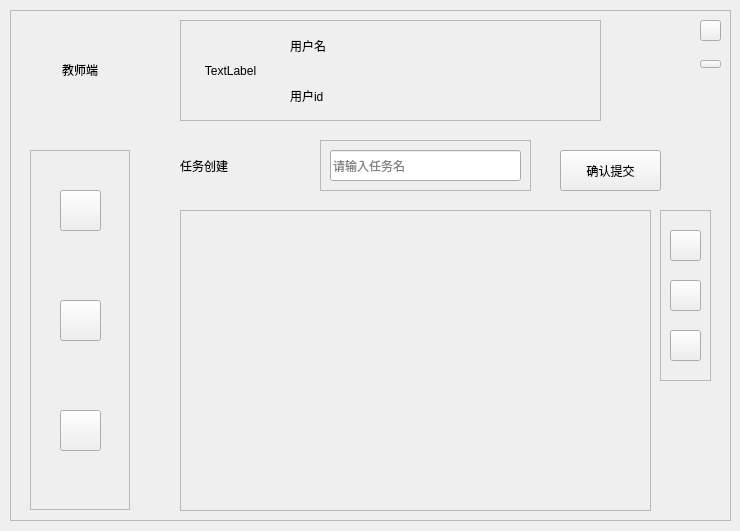
<?xml version="1.0" encoding="UTF-8"?>
<ui version="4.0">
 <class>teacher_main</class>
 <widget class="QWidget" name="teacher_main">
  <property name="geometry">
   <rect>
    <x>0</x>
    <y>0</y>
    <width>740</width>
    <height>531</height>
   </rect>
  </property>
  <property name="windowTitle">
   <string>Form</string>
  </property>
  <widget class="QFrame" name="teacher_frame">
   <property name="geometry">
    <rect>
     <x>10</x>
     <y>10</y>
     <width>721</width>
     <height>511</height>
    </rect>
   </property>
   <property name="frameShape">
    <enum>QFrame::StyledPanel</enum>
   </property>
   <property name="frameShadow">
    <enum>QFrame::Raised</enum>
   </property>
   <widget class="QFrame" name="info_frame">
    <property name="geometry">
     <rect>
      <x>170</x>
      <y>10</y>
      <width>421</width>
      <height>101</height>
     </rect>
    </property>
    <property name="frameShape">
     <enum>QFrame::StyledPanel</enum>
    </property>
    <property name="frameShadow">
     <enum>QFrame::Raised</enum>
    </property>
    <widget class="QLabel" name="label">
     <property name="geometry">
      <rect>
       <x>10</x>
       <y>10</y>
       <width>81</width>
       <height>81</height>
      </rect>
     </property>
     <property name="text">
      <string>TextLabel</string>
     </property>
     <property name="alignment">
      <set>Qt::AlignCenter</set>
     </property>
    </widget>
    <widget class="QLabel" name="label_user_name">
     <property name="geometry">
      <rect>
       <x>110</x>
       <y>10</y>
       <width>261</width>
       <height>31</height>
      </rect>
     </property>
     <property name="text">
      <string>用户名</string>
     </property>
    </widget>
    <widget class="QLabel" name="label_user_id">
     <property name="geometry">
      <rect>
       <x>110</x>
       <y>60</y>
       <width>261</width>
       <height>31</height>
      </rect>
     </property>
     <property name="text">
      <string>用户id</string>
     </property>
    </widget>
   </widget>
   <widget class="QFrame" name="btn_frame">
    <property name="geometry">
     <rect>
      <x>20</x>
      <y>140</y>
      <width>100</width>
      <height>360</height>
     </rect>
    </property>
    <property name="frameShape">
     <enum>QFrame::StyledPanel</enum>
    </property>
    <property name="frameShadow">
     <enum>QFrame::Raised</enum>
    </property>
    <widget class="QPushButton" name="info_btn">
     <property name="geometry">
      <rect>
       <x>30</x>
       <y>40</y>
       <width>41</width>
       <height>41</height>
      </rect>
     </property>
     <property name="toolTip">
      <string>个人信息</string>
     </property>
     <property name="text">
      <string/>
     </property>
    </widget>
    <widget class="QPushButton" name="class_btn">
     <property name="geometry">
      <rect>
       <x>30</x>
       <y>150</y>
       <width>41</width>
       <height>41</height>
      </rect>
     </property>
     <property name="toolTip">
      <string>班级</string>
     </property>
     <property name="text">
      <string/>
     </property>
    </widget>
    <widget class="QPushButton" name="setting_btn">
     <property name="geometry">
      <rect>
       <x>30</x>
       <y>260</y>
       <width>41</width>
       <height>41</height>
      </rect>
     </property>
     <property name="toolTip">
      <string>设置</string>
     </property>
     <property name="text">
      <string/>
     </property>
    </widget>
   </widget>
   <widget class="QPushButton" name="min_button">
    <property name="geometry">
     <rect>
      <x>690</x>
      <y>50</y>
      <width>21</width>
      <height>8</height>
     </rect>
    </property>
    <property name="text">
     <string/>
    </property>
   </widget>
   <widget class="QPushButton" name="close_button">
    <property name="geometry">
     <rect>
      <x>690</x>
      <y>10</y>
      <width>21</width>
      <height>21</height>
     </rect>
    </property>
    <property name="text">
     <string/>
    </property>
   </widget>
   <widget class="QStackedWidget" name="stackedWidget">
    <property name="geometry">
     <rect>
      <x>160</x>
      <y>130</y>
      <width>551</width>
      <height>381</height>
     </rect>
    </property>
    <property name="currentIndex">
     <number>4</number>
    </property>
    <widget class="QWidget" name="teacher_info_page">
     <widget class="QFrame" name="detail_frame">
      <property name="geometry">
       <rect>
        <x>10</x>
        <y>10</y>
        <width>531</width>
        <height>361</height>
       </rect>
      </property>
      <property name="frameShape">
       <enum>QFrame::StyledPanel</enum>
      </property>
      <property name="frameShadow">
       <enum>QFrame::Raised</enum>
      </property>
      <widget class="QWidget" name="layoutWidget">
       <property name="geometry">
        <rect>
         <x>10</x>
         <y>10</y>
         <width>511</width>
         <height>341</height>
        </rect>
       </property>
       <layout class="QVBoxLayout" name="verticalLayout">
        <item>
         <layout class="QGridLayout" name="gridLayout">
          <item row="0" column="0">
           <widget class="QLabel" name="label_4">
            <property name="text">
             <string>姓名：小明他王叔叔</string>
            </property>
           </widget>
          </item>
          <item row="0" column="2" rowspan="3">
           <widget class="QLabel" name="label_12">
            <property name="text">
             <string>一些图片</string>
            </property>
            <property name="alignment">
             <set>Qt::AlignCenter</set>
            </property>
           </widget>
          </item>
          <item row="1" column="0">
           <widget class="QLabel" name="label_5">
            <property name="text">
             <string>年龄：18</string>
            </property>
           </widget>
          </item>
          <item row="1" column="1">
           <spacer name="horizontalSpacer">
            <property name="orientation">
             <enum>Qt::Vertical</enum>
            </property>
            <property name="sizeType">
             <enum>QSizePolicy::Preferred</enum>
            </property>
            <property name="sizeHint" stdset="0">
             <size>
              <width>20</width>
              <height>40</height>
             </size>
            </property>
           </spacer>
          </item>
          <item row="2" column="0">
           <widget class="QLabel" name="label_7">
            <property name="text">
             <string>性别：沃尔玛购物袋</string>
            </property>
           </widget>
          </item>
         </layout>
        </item>
        <item>
         <layout class="QGridLayout" name="gridLayout_2">
          <item row="0" column="0">
           <widget class="QLabel" name="label_8">
            <property name="text">
             <string>电话号码：110</string>
            </property>
           </widget>
          </item>
          <item row="0" column="1" rowspan="3">
           <widget class="QLabel" name="label_11">
            <property name="text">
             <string>备注：你无敌了孩子</string>
            </property>
            <property name="alignment">
             <set>Qt::AlignLeading|Qt::AlignLeft|Qt::AlignTop</set>
            </property>
           </widget>
          </item>
          <item row="1" column="0">
           <widget class="QLabel" name="label_9">
            <property name="text">
             <string>对战积分：1000</string>
            </property>
           </widget>
          </item>
          <item row="2" column="0">
           <widget class="QLabel" name="label_10">
            <property name="text">
             <string>学校：北京邮电大学包子铺</string>
            </property>
           </widget>
          </item>
         </layout>
        </item>
       </layout>
      </widget>
     </widget>
    </widget>
    <widget class="QWidget" name="class_page">
     <widget class="QScrollArea" name="scrollArea_class">
      <property name="geometry">
       <rect>
        <x>20</x>
        <y>20</y>
        <width>461</width>
        <height>351</height>
       </rect>
      </property>
      <property name="verticalScrollBarPolicy">
       <enum>Qt::ScrollBarAlwaysOff</enum>
      </property>
      <property name="horizontalScrollBarPolicy">
       <enum>Qt::ScrollBarAlwaysOff</enum>
      </property>
      <property name="widgetResizable">
       <bool>true</bool>
      </property>
      <widget class="QWidget" name="class_contents">
       <property name="geometry">
        <rect>
         <x>0</x>
         <y>0</y>
         <width>459</width>
         <height>349</height>
        </rect>
       </property>
       <widget class="QLabel" name="class_label">
        <property name="geometry">
         <rect>
          <x>150</x>
          <y>150</y>
          <width>141</width>
          <height>51</height>
         </rect>
        </property>
        <property name="text">
         <string>暂未创建班级</string>
        </property>
        <property name="alignment">
         <set>Qt::AlignCenter</set>
        </property>
       </widget>
      </widget>
     </widget>
     <widget class="QPushButton" name="class_add_btn">
      <property name="geometry">
       <rect>
        <x>500</x>
        <y>20</y>
        <width>31</width>
        <height>31</height>
       </rect>
      </property>
      <property name="text">
       <string/>
      </property>
     </widget>
    </widget>
    <widget class="QWidget" name="class_detail_page">
     <property name="toolTipDuration">
      <number>-7</number>
     </property>
     <widget class="QFrame" name="class_detail_contents">
      <property name="geometry">
       <rect>
        <x>10</x>
        <y>10</y>
        <width>521</width>
        <height>361</height>
       </rect>
      </property>
      <property name="frameShape">
       <enum>QFrame::StyledPanel</enum>
      </property>
      <property name="frameShadow">
       <enum>QFrame::Raised</enum>
      </property>
      <widget class="QLabel" name="label_teacher_name">
       <property name="geometry">
        <rect>
         <x>29</x>
         <y>60</y>
         <width>171</width>
         <height>40</height>
        </rect>
       </property>
       <property name="text">
        <string>teacher name</string>
       </property>
      </widget>
      <widget class="QScrollArea" name="student_scroll">
       <property name="geometry">
        <rect>
         <x>20</x>
         <y>120</y>
         <width>481</width>
         <height>231</height>
        </rect>
       </property>
       <property name="widgetResizable">
        <bool>true</bool>
       </property>
       <widget class="QWidget" name="student_display">
        <property name="geometry">
         <rect>
          <x>0</x>
          <y>0</y>
          <width>479</width>
          <height>229</height>
         </rect>
        </property>
       </widget>
      </widget>
      <widget class="QLabel" name="label_class_name">
       <property name="geometry">
        <rect>
         <x>29</x>
         <y>20</y>
         <width>171</width>
         <height>40</height>
        </rect>
       </property>
       <property name="text">
        <string>class name</string>
       </property>
      </widget>
      <widget class="QLabel" name="label_student_number">
       <property name="geometry">
        <rect>
         <x>220</x>
         <y>20</y>
         <width>80</width>
         <height>80</height>
        </rect>
       </property>
       <property name="text">
        <string>学生人数:
42人</string>
       </property>
       <property name="alignment">
        <set>Qt::AlignCenter</set>
       </property>
      </widget>
      <widget class="QFrame" name="div_line">
       <property name="geometry">
        <rect>
         <x>0</x>
         <y>110</y>
         <width>500</width>
         <height>2</height>
        </rect>
       </property>
       <property name="frameShape">
        <enum>QFrame::StyledPanel</enum>
       </property>
       <property name="frameShadow">
        <enum>QFrame::Raised</enum>
       </property>
      </widget>
      <widget class="QPushButton" name="btn_del_class">
       <property name="geometry">
        <rect>
         <x>410</x>
         <y>40</y>
         <width>90</width>
         <height>40</height>
        </rect>
       </property>
       <property name="toolTip">
        <string>个人信息</string>
       </property>
       <property name="text">
        <string>销毁班级</string>
       </property>
      </widget>
      <widget class="QPushButton" name="btn_view_task">
       <property name="geometry">
        <rect>
         <x>310</x>
         <y>40</y>
         <width>90</width>
         <height>40</height>
        </rect>
       </property>
       <property name="toolTip">
        <string>个人信息</string>
       </property>
       <property name="text">
        <string>管理任务</string>
       </property>
      </widget>
     </widget>
    </widget>
    <widget class="QWidget" name="class_task_page">
     <widget class="QScrollArea" name="scrollArea_task">
      <property name="geometry">
       <rect>
        <x>10</x>
        <y>70</y>
        <width>471</width>
        <height>301</height>
       </rect>
      </property>
      <property name="verticalScrollBarPolicy">
       <enum>Qt::ScrollBarAlwaysOff</enum>
      </property>
      <property name="horizontalScrollBarPolicy">
       <enum>Qt::ScrollBarAlwaysOff</enum>
      </property>
      <property name="widgetResizable">
       <bool>true</bool>
      </property>
      <widget class="QWidget" name="task_contents">
       <property name="geometry">
        <rect>
         <x>0</x>
         <y>0</y>
         <width>469</width>
         <height>299</height>
        </rect>
       </property>
       <widget class="QLabel" name="task_label">
        <property name="geometry">
         <rect>
          <x>160</x>
          <y>140</y>
          <width>171</width>
          <height>31</height>
         </rect>
        </property>
        <property name="text">
         <string>暂无任务</string>
        </property>
        <property name="alignment">
         <set>Qt::AlignCenter</set>
        </property>
       </widget>
      </widget>
     </widget>
     <widget class="QLabel" name="label_class_of_task">
      <property name="geometry">
       <rect>
        <x>10</x>
        <y>10</y>
        <width>261</width>
        <height>51</height>
       </rect>
      </property>
      <property name="text">
       <string>班级： xxx的任务列表</string>
      </property>
      <property name="alignment">
       <set>Qt::AlignLeading|Qt::AlignLeft|Qt::AlignVCenter</set>
      </property>
     </widget>
     <widget class="QFrame" name="btn_frame_4">
      <property name="geometry">
       <rect>
        <x>490</x>
        <y>70</y>
        <width>51</width>
        <height>121</height>
       </rect>
      </property>
      <property name="frameShape">
       <enum>QFrame::StyledPanel</enum>
      </property>
      <property name="frameShadow">
       <enum>QFrame::Raised</enum>
      </property>
      <widget class="QPushButton" name="btn_add_task">
       <property name="geometry">
        <rect>
         <x>10</x>
         <y>20</y>
         <width>31</width>
         <height>31</height>
        </rect>
       </property>
       <property name="text">
        <string/>
       </property>
      </widget>
      <widget class="QPushButton" name="btn_return_to_detail">
       <property name="geometry">
        <rect>
         <x>10</x>
         <y>70</y>
         <width>31</width>
         <height>31</height>
        </rect>
       </property>
       <property name="text">
        <string/>
       </property>
      </widget>
     </widget>
     <zorder>btn_frame_4</zorder>
     <zorder>scrollArea_task</zorder>
     <zorder>label_class_of_task</zorder>
    </widget>
    <widget class="QWidget" name="class_create_task">
     <widget class="QScrollArea" name="word_scroll">
      <property name="geometry">
       <rect>
        <x>10</x>
        <y>70</y>
        <width>471</width>
        <height>301</height>
       </rect>
      </property>
      <property name="widgetResizable">
       <bool>true</bool>
      </property>
      <widget class="QWidget" name="word_contents">
       <property name="geometry">
        <rect>
         <x>0</x>
         <y>0</y>
         <width>469</width>
         <height>299</height>
        </rect>
       </property>
      </widget>
     </widget>
     <widget class="QLabel" name="label_create_task">
      <property name="geometry">
       <rect>
        <x>10</x>
        <y>10</y>
        <width>111</width>
        <height>31</height>
       </rect>
      </property>
      <property name="text">
       <string>任务创建</string>
      </property>
     </widget>
     <widget class="QFrame" name="btn_frame_5">
      <property name="geometry">
       <rect>
        <x>490</x>
        <y>70</y>
        <width>51</width>
        <height>171</height>
       </rect>
      </property>
      <property name="frameShape">
       <enum>QFrame::StyledPanel</enum>
      </property>
      <property name="frameShadow">
       <enum>QFrame::Raised</enum>
      </property>
      <widget class="QPushButton" name="btn_add_word">
       <property name="geometry">
        <rect>
         <x>10</x>
         <y>20</y>
         <width>31</width>
         <height>31</height>
        </rect>
       </property>
       <property name="text">
        <string/>
       </property>
      </widget>
      <widget class="QPushButton" name="btn_del_word">
       <property name="geometry">
        <rect>
         <x>10</x>
         <y>70</y>
         <width>31</width>
         <height>31</height>
        </rect>
       </property>
       <property name="text">
        <string/>
       </property>
      </widget>
      <widget class="QPushButton" name="btn_create_to_task">
       <property name="geometry">
        <rect>
         <x>10</x>
         <y>120</y>
         <width>31</width>
         <height>31</height>
        </rect>
       </property>
       <property name="text">
        <string/>
       </property>
      </widget>
     </widget>
     <widget class="QPushButton" name="btn_commit">
      <property name="geometry">
       <rect>
        <x>390</x>
        <y>10</y>
        <width>101</width>
        <height>41</height>
       </rect>
      </property>
      <property name="text">
       <string>确认提交</string>
      </property>
     </widget>
     <widget class="AcrylicFrame" name="frame">
      <property name="geometry">
       <rect>
        <x>150</x>
        <y>0</y>
        <width>211</width>
        <height>51</height>
       </rect>
      </property>
      <property name="frameShape">
       <enum>QFrame::StyledPanel</enum>
      </property>
      <property name="frameShadow">
       <enum>QFrame::Raised</enum>
      </property>
      <widget class="QLineEdit" name="lineEdit">
       <property name="geometry">
        <rect>
         <x>10</x>
         <y>10</y>
         <width>191</width>
         <height>31</height>
        </rect>
       </property>
       <property name="placeholderText">
        <string>请输入任务名</string>
       </property>
      </widget>
     </widget>
     <zorder>frame</zorder>
     <zorder>btn_frame_5</zorder>
     <zorder>word_scroll</zorder>
     <zorder>label_create_task</zorder>
     <zorder>btn_commit</zorder>
    </widget>
    <widget class="QWidget" name="task_condition_page">
     <widget class="QLabel" name="label_finish_count">
      <property name="geometry">
       <rect>
        <x>300</x>
        <y>10</y>
        <width>181</width>
        <height>41</height>
       </rect>
      </property>
      <property name="text">
       <string>当前已完成人数: </string>
      </property>
     </widget>
     <widget class="QLabel" name="label_task_name">
      <property name="geometry">
       <rect>
        <x>10</x>
        <y>10</y>
        <width>191</width>
        <height>41</height>
       </rect>
      </property>
      <property name="text">
       <string>task name:</string>
      </property>
     </widget>
     <widget class="QFrame" name="btn_frame_2">
      <property name="geometry">
       <rect>
        <x>490</x>
        <y>70</y>
        <width>51</width>
        <height>271</height>
       </rect>
      </property>
      <property name="frameShape">
       <enum>QFrame::StyledPanel</enum>
      </property>
      <property name="frameShadow">
       <enum>QFrame::Raised</enum>
      </property>
      <widget class="QPushButton" name="btn_del_task">
       <property name="geometry">
        <rect>
         <x>10</x>
         <y>220</y>
         <width>31</width>
         <height>31</height>
        </rect>
       </property>
       <property name="text">
        <string/>
       </property>
      </widget>
      <widget class="QPushButton" name="btn_condition_to_content">
       <property name="geometry">
        <rect>
         <x>10</x>
         <y>120</y>
         <width>31</width>
         <height>31</height>
        </rect>
       </property>
       <property name="text">
        <string/>
       </property>
      </widget>
      <widget class="QPushButton" name="btn_lower">
       <property name="geometry">
        <rect>
         <x>10</x>
         <y>70</y>
         <width>31</width>
         <height>31</height>
        </rect>
       </property>
       <property name="text">
        <string/>
       </property>
      </widget>
      <widget class="QPushButton" name="btn_greater">
       <property name="geometry">
        <rect>
         <x>10</x>
         <y>20</y>
         <width>31</width>
         <height>31</height>
        </rect>
       </property>
       <property name="text">
        <string/>
       </property>
      </widget>
      <widget class="QPushButton" name="btn_condition_to_task">
       <property name="geometry">
        <rect>
         <x>10</x>
         <y>170</y>
         <width>31</width>
         <height>31</height>
        </rect>
       </property>
       <property name="text">
        <string/>
       </property>
      </widget>
     </widget>
     <widget class="QTableView" name="tableView_student">
      <property name="geometry">
       <rect>
        <x>10</x>
        <y>70</y>
        <width>470</width>
        <height>300</height>
       </rect>
      </property>
     </widget>
     <zorder>btn_frame_2</zorder>
     <zorder>label_finish_count</zorder>
     <zorder>label_task_name</zorder>
     <zorder>tableView_student</zorder>
    </widget>
    <widget class="QWidget" name="task_content_page">
     <widget class="QScrollArea" name="scrollArea_task_view">
      <property name="geometry">
       <rect>
        <x>10</x>
        <y>70</y>
        <width>471</width>
        <height>301</height>
       </rect>
      </property>
      <property name="widgetResizable">
       <bool>true</bool>
      </property>
      <widget class="QWidget" name="task_view_contents">
       <property name="geometry">
        <rect>
         <x>0</x>
         <y>0</y>
         <width>469</width>
         <height>299</height>
        </rect>
       </property>
      </widget>
     </widget>
     <widget class="QFrame" name="btn_frame_3">
      <property name="geometry">
       <rect>
        <x>490</x>
        <y>70</y>
        <width>51</width>
        <height>151</height>
       </rect>
      </property>
      <property name="frameShape">
       <enum>QFrame::StyledPanel</enum>
      </property>
      <property name="frameShadow">
       <enum>QFrame::Raised</enum>
      </property>
      <widget class="QPushButton" name="btn_del_task_2">
       <property name="geometry">
        <rect>
         <x>10</x>
         <y>110</y>
         <width>31</width>
         <height>31</height>
        </rect>
       </property>
       <property name="text">
        <string/>
       </property>
      </widget>
      <widget class="QPushButton" name="btn_content_to_task">
       <property name="geometry">
        <rect>
         <x>10</x>
         <y>60</y>
         <width>31</width>
         <height>31</height>
        </rect>
       </property>
       <property name="text">
        <string/>
       </property>
      </widget>
      <widget class="QPushButton" name="btn_content_to_condition">
       <property name="geometry">
        <rect>
         <x>10</x>
         <y>10</y>
         <width>31</width>
         <height>31</height>
        </rect>
       </property>
       <property name="text">
        <string/>
       </property>
      </widget>
     </widget>
     <widget class="QLabel" name="label_task_content">
      <property name="geometry">
       <rect>
        <x>10</x>
        <y>10</y>
        <width>331</width>
        <height>31</height>
       </rect>
      </property>
      <property name="text">
       <string>任务单词总览</string>
      </property>
     </widget>
     <zorder>btn_frame_3</zorder>
     <zorder>scrollArea_task_view</zorder>
     <zorder>label_task_content</zorder>
    </widget>
    <widget class="QWidget" name="page">
     <widget class="QTableView" name="tableView">
      <property name="geometry">
       <rect>
        <x>210</x>
        <y>10</y>
        <width>171</width>
        <height>361</height>
       </rect>
      </property>
     </widget>
     <widget class="QLabel" name="label_tips">
      <property name="geometry">
       <rect>
        <x>400</x>
        <y>20</y>
        <width>141</width>
        <height>351</height>
       </rect>
      </property>
      <property name="text">
       <string>提示:文本文件要求每个单词使用空格或换行符分开</string>
      </property>
      <property name="wordWrap">
       <bool>true</bool>
      </property>
     </widget>
     <widget class="QWidget" name="layoutWidget">
      <property name="geometry">
       <rect>
        <x>10</x>
        <y>10</y>
        <width>161</width>
        <height>361</height>
       </rect>
      </property>
      <layout class="QVBoxLayout" name="verticalLayout_2">
       <item>
        <widget class="QPushButton" name="btn_loadtxt">
         <property name="text">
          <string>加载文本文件</string>
         </property>
        </widget>
       </item>
       <item>
        <widget class="QPushButton" name="btn_addtotask">
         <property name="text">
          <string>添加到任务</string>
         </property>
        </widget>
       </item>
       <item>
        <widget class="QPushButton" name="btn_discard">
         <property name="text">
          <string>放弃添加</string>
         </property>
        </widget>
       </item>
       <item>
        <widget class="QPushButton" name="btn_ret">
         <property name="text">
          <string>返回上级</string>
         </property>
        </widget>
       </item>
      </layout>
     </widget>
    </widget>
   </widget>
   <widget class="QLabel" name="label_teacher_main_pic">
    <property name="geometry">
     <rect>
      <x>20</x>
      <y>10</y>
      <width>100</width>
      <height>100</height>
     </rect>
    </property>
    <property name="text">
     <string>教师端</string>
    </property>
    <property name="alignment">
     <set>Qt::AlignCenter</set>
    </property>
   </widget>
  </widget>
 </widget>
 <customwidgets>
  <customwidget>
   <class>AcrylicFrame</class>
   <extends>QFrame</extends>
   <header location="global">acrylicframe.h</header>
   <container>1</container>
  </customwidget>
 </customwidgets>
 <resources/>
 <connections/>
</ui>
